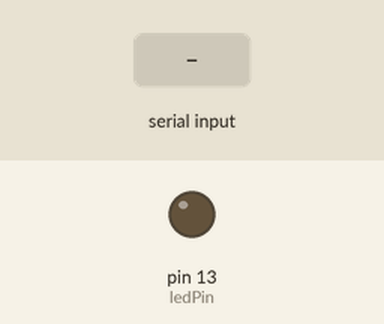
Recording of a sketch running on a simulated Arduino Uno, built with avr-gcc and run on an emulated ATmega328P. Parts: output pins drawn as LEDs (lit = HIGH). The test bench sets the inputs (shaded band).

Above: at 1.2 s.
1.3 s: "1" received over Serial
At 2.5 s:
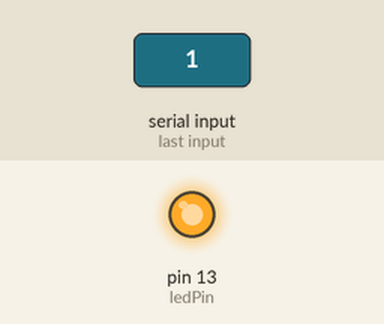
2.8 s: "0" received over Serial
At 3.6 s:
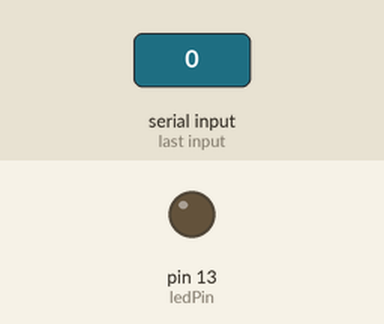
Timing chart, 0 to 5.8 s (numbered marks = the images above; inputs shaded):
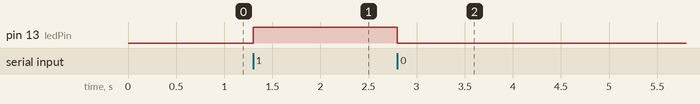

The sketch:

slave_mode.ino
```cpp
const int ledPin = 13;  // Built-in LED pin
char receivedData;

void setup() {
  pinMode(ledPin, OUTPUT);  // Set built-in LED pin as OUTPUT
  Serial.begin(9600);       // Start serial communication
}

void loop() {
  if (Serial.available() > 0) {
    receivedData = Serial.read();  // Read incoming data

    if (receivedData == '1') {
      digitalWrite(ledPin, HIGH);  // Turn ON the built-in LED
    }
    else if (receivedData == '0') {
      digitalWrite(ledPin, LOW);   // Turn OFF the built-in LED
    }
  }
}
```

Measured:
- after the input at 1.3 s, pin 13 (ledPin): LOW → HIGH at once
- after the input at 2.8 s, pin 13 (ledPin): HIGH → LOW at once
